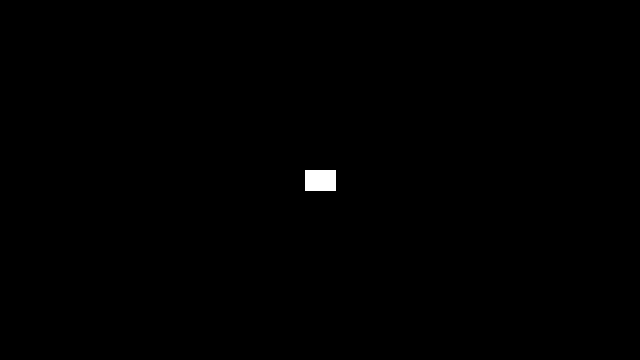
Frame 1 (no input)
Frame 60 (the mouse pressed at the canvas centre just before this capture): identical to frame 1, image omitted
Frame 120 (the mouse held since frame 60 and released just before this capture): identical to frame 1, image omitted

The Processing sketch that drew this single still picture (run headless with seeded random() and noise(); from frame 60 on, the mouse is pressed at the canvas centre):

// Processing sketch: hold_button
// ── hold_button.pde
void setup() {
  size(640, 360);
  background(0);
}

void draw() {
  translate(width/2, height/2);
  fill(255);
  stroke(255);
  rectMode(CENTER);
  rect(0, 0, 30, 20);
}

boolean center_clicked() {
  if ( (mouseX > width/2 - 15 && mouseX < width/2 + 15) && (mouseY > height/2 - 10 && mouseY < height/2 + 10) ) {
    return true;
  } else {
    return false;
  }
}

void mousePressed() {
  if ( center_clicked() ) {
    background(100, 100, 100);
  }
}

void mouseReleased() {
  if ( center_clicked() ) {
    background(0);
  }
}
